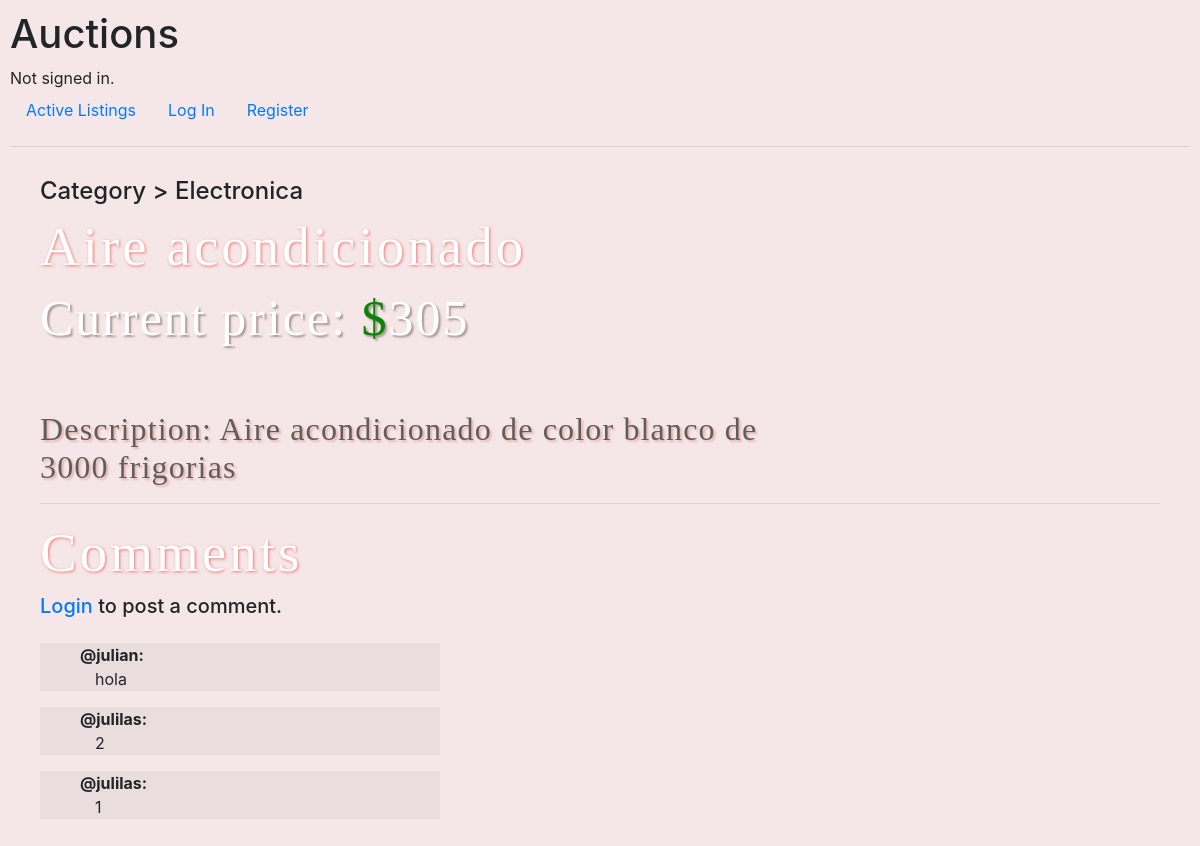
The page /5 on the database its author committed.
### auctions/models.py (models this page shows, shortened)
class Listing(models.Model):
    title = models.CharField(max_length=64)
    seller = models.ForeignKey(User, on_delete=models.CASCADE, related_name="listings")
    description = models.CharField(max_length=500)
    category = models.CharField(max_length=32, blank=True, default='')
    starting_bid = models.IntegerField()
    current_price = models.IntegerField(default=starting_bid, blank=True)
    highest_bidder = models.ForeignKey(User, on_delete=models.CASCADE, related_name="winning_bids", blank=True, null=True, default=None)
    image_url = models.CharField(max_length=200, blank=True, null=True)
    is_open = models.BooleanField(default=True)

class Comment(models.Model):
    commenter = ForeignKey(User, on_delete=models.CASCADE, related_name="user_comments")
    listing = ForeignKey(Listing, on_delete=models.CASCADE, related_name="listing_comments")
    comment_message = models.CharField(max_length=350)

class User(AbstractUser):
    def __str__(self):
        return f"{self.username}, id: {self.id}"

### auctions/views.py (the view)
# urls.py: path("<int:listing_id>", views.listing, name="listing"),
def listing(request, listing_id):
    user = request.user
    listing = Listing.objects.get(pk=listing_id)
    on_watchlist = False
    if user.id:
        watchlist = user.watchlist.all()
        for item in watchlist:
            if item.item == listing:
                on_watchlist = True
                break
    return render(request, "auctions/listing.html", {
        "listing": Listing.objects.get(pk=listing_id),
        "on_watchlist": on_watchlist,
        "comments": listing.listing_comments.all().order_by('-id')
    })

### auctions/templates/auctions/listing.html (shortened to what this page needs)
{% extends "auctions/layout.html" %}
{% block body %}
<div style="margin:30px">
    <h4>
        Category > {{listing.category}}
    </h4>
        <h1 class="title">
            {{listing.title}}
        </h1>
        <h3 class="current_price">
            Current price: <span style="color: rgb(7, 133, 7)">$</span>{{listing.current_price}}
        </h3>
        <h4 class="listing_description">
            Description: {{listing.description}}
        </h4>
        <hr>
        <h2 class="title">
            Comments
        </h2>
        {% if request.user.id %}
        <div class="add_comment">
            <form action="{% url 'add_comment' listing.id%}" method="post">
                {% csrf_token %}
                <br>
                <textarea name="add_comment" maxlength="200" required id="add_comment" rows="4" cols="50"> </textarea>
                <input class="listing_btn" type="submit" value="Comment">
            </form>
        </div>
        {% else %}
        <h5>
            <a href="{% url 'login' %}">Login</a> to post a comment.
        </h5>
        {% endif %}
        <div class="comments">
            {% for comment in comments %}
                <ul class="comment">
                    <li>
                        @{{comment.commenter.username}}:
                    </li>
                    <li>
                        {{comment.comment_message}}
                    </li>
                </ul>
            {% endfor %}
        </div>
</div>
{% endblock %}

### auctions/templates/auctions/layout.html (shortened to what this page needs)
{% load static %}
<!DOCTYPE html>
<html lang="en">
<head>
    <link rel="stylesheet" href="https://stackpath.bootstrapcdn.com/bootstrap/4.4.1/css/bootstrap.min.css"
>
    <link href="{% static 'auctions/styles.css' %}" rel="stylesheet">
</head>
<body>
    <h1>Auctions</h1>
    <div>
        {% if user.is_authenticated %}
        Signed in as <strong>{{ user.username }}</strong>.
        {% else %}
        Not signed in.
        {% endif %}
    </div>
    <ul class="nav">
        <li class="nav-item">
            <a class="nav-link" href="{% url 'index' %}">Active Listings</a>
        </li>
        {% if user.is_authenticated %}
        <li class="nav-item">
            <a class="nav-link" href="{% url 'create' %}">Create listing</a>
        </li>
        <li class="nav-item">
            <a class="nav-link" href="{% url 'watchlist' %}">Watchlist</a>
        </li>
        <li class="nav-item">
            <a class="nav-link" href="{% url 'categories' %}">Categories</a>
        </li>
        <li class="nav-item">
            <a class="nav-link" href="{% url 'logout' %}">Log Out</a>
        </li>
        {% else %}
        <li class="nav-item">
            <a class="nav-link" href="{% url 'login' %}">Log In</a>
        </li>
        <li class="nav-item">
            <a class="nav-link" href="{% url 'register' %}">Register</a>
        </li>
        {% endif %}
    </ul>
    <hr>
    {% block body %}
    {% endblock %}
</body>
</html>

### auctions/static/auctions/styles.css (style rules this page uses)
body { padding: 10px; background-color: rgba(242,221,221,0.7) }
.comments { width: 400px; margin-top: 25px; }
.comment { list-style-type: none; background-color: rgba(128, 128, 128, 0.096); }
.comment li:first-child { font-weight: bold; }
.comment li:nth-child(2) { margin-left: 15px; overflow: hidden; hyphens: auto; }
.title { font-size: 55px; color: white; font-family: "Calibri Light"; letter-spacing: 3px; text-shadow: 1px 1px 3px rgba(255,0,0,0.5); }
.current_price, .subtitle { font-family: "Calibri Light"; color: white; font-size: 50px; text-shadow: 2px 2px 2px rgba(99, 71, 71, 0.5); letter-spacing: 2px; }
.listing_description { color: #605D5D; font-family: "Calibri Light"; font-size: 32px; letter-spacing: 1.16px; text-shadow: 2px 2px 2px rgba(223,127,127,0.5); width: 65%; margin-top: 30px; }

### rows shown on the page
Listing: category "Electronica", title "Aire acondicionado", current_price "305", description "Aire acondicionado de color blanco de 3000 frigorias"
Comment: commenter.username "julian", comment_message "hola"
Comment: commenter.username "julilas", comment_message "2"
Comment: commenter.username "julilas", comment_message "1"
